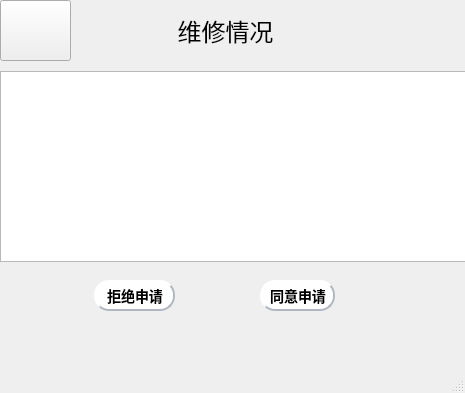
<?xml version="1.0" encoding="UTF-8"?>
<ui version="4.0">
 <class>MainWindow13</class>
 <widget class="QMainWindow" name="MainWindow13">
  <property name="geometry">
   <rect>
    <x>0</x>
    <y>0</y>
    <width>465</width>
    <height>393</height>
   </rect>
  </property>
  <property name="windowTitle">
   <string>MainWindow</string>
  </property>
  <property name="styleSheet">
   <string notr="true">


QMainWindow{background-image: url(C:/Users/12234/Documents/01/0.jpg);}


</string>
  </property>
  <widget class="QWidget" name="centralwidget">
   <widget class="QLabel" name="label">
    <property name="geometry">
     <rect>
      <x>-20</x>
      <y>0</y>
      <width>491</width>
      <height>61</height>
     </rect>
    </property>
    <property name="font">
     <font>
      <pointsize>18</pointsize>
     </font>
    </property>
    <property name="styleSheet">
     <string notr="true">


QLabel{background-image: url(C:/Users/12234/Documents/01/0.jpg);}


</string>
    </property>
    <property name="text">
     <string>维修情况</string>
    </property>
    <property name="alignment">
     <set>Qt::AlignCenter</set>
    </property>
   </widget>
   <widget class="QPushButton" name="pushButton">
    <property name="geometry">
     <rect>
      <x>0</x>
      <y>0</y>
      <width>71</width>
      <height>61</height>
     </rect>
    </property>
    <property name="styleSheet">
     <string notr="true">QPushButton{
background-image: url(C:/Users/12234/Documents/01/0.jpg);
border-image: url(:/image/01/pic/10.png);


 background-color: qlineargradient(x1:0, y1:0, x2:1, y2:1,
stop:0 #91c46c,stop:1#91c46c);
 
}
QPushButton:pressed {
background-color: #287d7d;
}

</string>
    </property>
    <property name="text">
     <string/>
    </property>
   </widget>
   <widget class="QListView" name="listView">
    <property name="geometry">
     <rect>
      <x>0</x>
      <y>71</y>
      <width>471</width>
      <height>191</height>
     </rect>
    </property>
    <property name="palette">
     <palette>
      <active>
       <colorrole role="WindowText">
        <brush brushstyle="SolidPattern">
         <color alpha="255">
          <red>0</red>
          <green>0</green>
          <blue>0</blue>
         </color>
        </brush>
       </colorrole>
       <colorrole role="Text">
        <brush brushstyle="SolidPattern">
         <color alpha="255">
          <red>0</red>
          <green>0</green>
          <blue>0</blue>
         </color>
        </brush>
       </colorrole>
       <colorrole role="ButtonText">
        <brush brushstyle="SolidPattern">
         <color alpha="255">
          <red>0</red>
          <green>0</green>
          <blue>0</blue>
         </color>
        </brush>
       </colorrole>
       <colorrole role="PlaceholderText">
        <brush brushstyle="SolidPattern">
         <color alpha="128">
          <red>255</red>
          <green>255</green>
          <blue>255</blue>
         </color>
        </brush>
       </colorrole>
      </active>
      <inactive>
       <colorrole role="WindowText">
        <brush brushstyle="SolidPattern">
         <color alpha="255">
          <red>0</red>
          <green>0</green>
          <blue>0</blue>
         </color>
        </brush>
       </colorrole>
       <colorrole role="Text">
        <brush brushstyle="SolidPattern">
         <color alpha="255">
          <red>0</red>
          <green>0</green>
          <blue>0</blue>
         </color>
        </brush>
       </colorrole>
       <colorrole role="ButtonText">
        <brush brushstyle="SolidPattern">
         <color alpha="255">
          <red>0</red>
          <green>0</green>
          <blue>0</blue>
         </color>
        </brush>
       </colorrole>
       <colorrole role="PlaceholderText">
        <brush brushstyle="SolidPattern">
         <color alpha="128">
          <red>255</red>
          <green>255</green>
          <blue>255</blue>
         </color>
        </brush>
       </colorrole>
      </inactive>
      <disabled>
       <colorrole role="WindowText">
        <brush brushstyle="SolidPattern">
         <color alpha="255">
          <red>0</red>
          <green>0</green>
          <blue>0</blue>
         </color>
        </brush>
       </colorrole>
       <colorrole role="Text">
        <brush brushstyle="SolidPattern">
         <color alpha="255">
          <red>0</red>
          <green>0</green>
          <blue>0</blue>
         </color>
        </brush>
       </colorrole>
       <colorrole role="ButtonText">
        <brush brushstyle="SolidPattern">
         <color alpha="255">
          <red>0</red>
          <green>0</green>
          <blue>0</blue>
         </color>
        </brush>
       </colorrole>
       <colorrole role="PlaceholderText">
        <brush brushstyle="SolidPattern">
         <color alpha="128">
          <red>0</red>
          <green>0</green>
          <blue>0</blue>
         </color>
        </brush>
       </colorrole>
      </disabled>
     </palette>
    </property>
    <property name="styleSheet">
     <string notr="true">


QListView{background-image: url(C:/Users/12234/Documents/01/0.jpg);color: rgb(0, 0, 0);}


</string>
    </property>
   </widget>
   <widget class="QPushButton" name="pushButton_2">
    <property name="geometry">
     <rect>
      <x>94</x>
      <y>280</y>
      <width>81</width>
      <height>31</height>
     </rect>
    </property>
    <property name="styleSheet">
     <string notr="true">QPushButton:hover {
background-color: #dde3f1;

}

QPushButton {
background-color: #ffffff;
color: #ffffff;
color:black;
                    /* 文字颜色 */
background-color: #ffffff;       /* 背景色 */
border-style: outset;            /* 边框风格 */
border-width: 2px;               /* 边框宽度 */
border-radius: 5px;              /* 边框圆角 */
border-color: #b0b7c1;           /* 边框颜色 */
font: bold 14px;                 /* 字体 */
min-width: 2em;                  /* 控件最小宽度 */
min-height: 2px;                 /* 控件最小高度 */
font-family: 宋体;            /* 字库 */
padding: 5px;                    /* 内边距 */
padding-left:6px;                /* 文字横向偏移 */
padding-top:6px;                 /* 文字纵向偏移 */
border-radius:15px
}
QPushButton:pressed {
background-color: #959a9e;
}
</string>
    </property>
    <property name="text">
     <string>拒绝申请</string>
    </property>
   </widget>
   <widget class="QPushButton" name="pushButton_3">
    <property name="geometry">
     <rect>
      <x>260</x>
      <y>280</y>
      <width>75</width>
      <height>31</height>
     </rect>
    </property>
    <property name="styleSheet">
     <string notr="true">QPushButton:hover {
background-color: #dde3f1;

}

QPushButton {
background-color: #ffffff;
color: #ffffff;
color:black;
                    /* 文字颜色 */
background-color: #ffffff;       /* 背景色 */
border-style: outset;            /* 边框风格 */
border-width: 2px;               /* 边框宽度 */
border-radius: 5px;              /* 边框圆角 */
border-color: #b0b7c1;           /* 边框颜色 */
font: bold 14px;                 /* 字体 */
min-width: 2em;                  /* 控件最小宽度 */
min-height: 2px;                 /* 控件最小高度 */
font-family: 宋体;            /* 字库 */
padding: 5px;                    /* 内边距 */
padding-left:6px;                /* 文字横向偏移 */
padding-top:6px;                 /* 文字纵向偏移 */
border-radius:15px
}
QPushButton:pressed {
background-color: #959a9e;
}
</string>
    </property>
    <property name="text">
     <string>同意申请</string>
    </property>
   </widget>
  </widget>
  <widget class="QMenuBar" name="menubar">
   <property name="geometry">
    <rect>
     <x>0</x>
     <y>0</y>
     <width>465</width>
     <height>23</height>
    </rect>
   </property>
  </widget>
  <widget class="QStatusBar" name="statusbar"/>
 </widget>
 <resources/>
 <connections/>
</ui>
